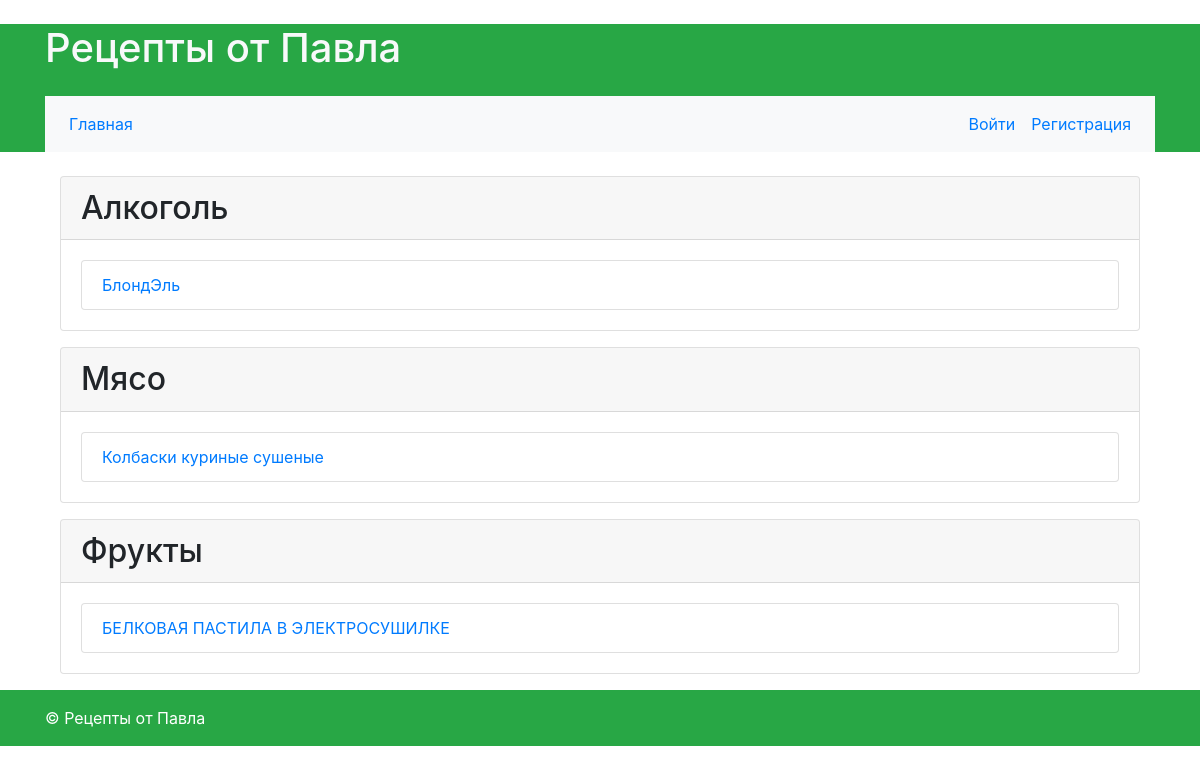
The page / on the database its author committed.
### recipeapp/models.py (models this page shows, shortened)
class Category(models.Model):
    name = models.CharField(max_length=100)

class Relation(models.Model):
    recipe = models.ForeignKey(Recipe, on_delete=models.CASCADE)
    category = models.ForeignKey(Category, on_delete=models.CASCADE)
    class Meta:
        unique_together = ['recipe', 'category']

class Recipe(models.Model):
    name = models.CharField(max_length=255)
    ingredients = models.TextField()
    instructions = models.TextField()
    time_prepare = models.PositiveIntegerField()
    image = models.ImageField(upload_to='recipe_images/')
    author = models.ForeignKey(User, on_delete=models.CASCADE, related_name='recipes')
    add_date = models.DateTimeField(auto_now_add=True)
    update_date = models.DateTimeField(auto_now=True)

### recipeapp/views.py (the view)
# urls.py: path('', views.index, name='index'),
def index(request):
    categories = Category.objects.all()
    relation = Relation.objects.all().order_by('-id')[:5]
    return render(request, 'index.html', {'categories': categories, 'relation': relation})

### recipeapp/templates/index.html (shortened to what this page needs)
{% extends 'base.html' %}
{% block content %}
    <div class="container">
        {% for category in categories %}
            <div class="card mb-3">
                <h2 class="card-header">{{ category.name }}</h2>
                <div class="card-body">
                    <ul class="list-group">
                        {% for recipe in relation %}
                            {% if recipe.category == category %}
                                <li class="list-group-item"><a href="{% url 'recipe_desc' recipe.recipe.id %}">{{ recipe.recipe.name }}</a></li>
                            {% endif %}
                        {% endfor %}
                    </ul>
                </div>
            </div>
        {% endfor %}
    </div>
{% endblock %}

### rows shown on the page
Category: name "Алкоголь"
Relation: recipe.name "БлондЭль"
Category: name "Мясо"
Relation: recipe.name "Колбаски куриные сушеные"
Category: name "Фрукты"
Relation: recipe.name "БЕЛКОВАЯ ПАСТИЛА В ЭЛЕКТРОСУШИЛКЕ"
